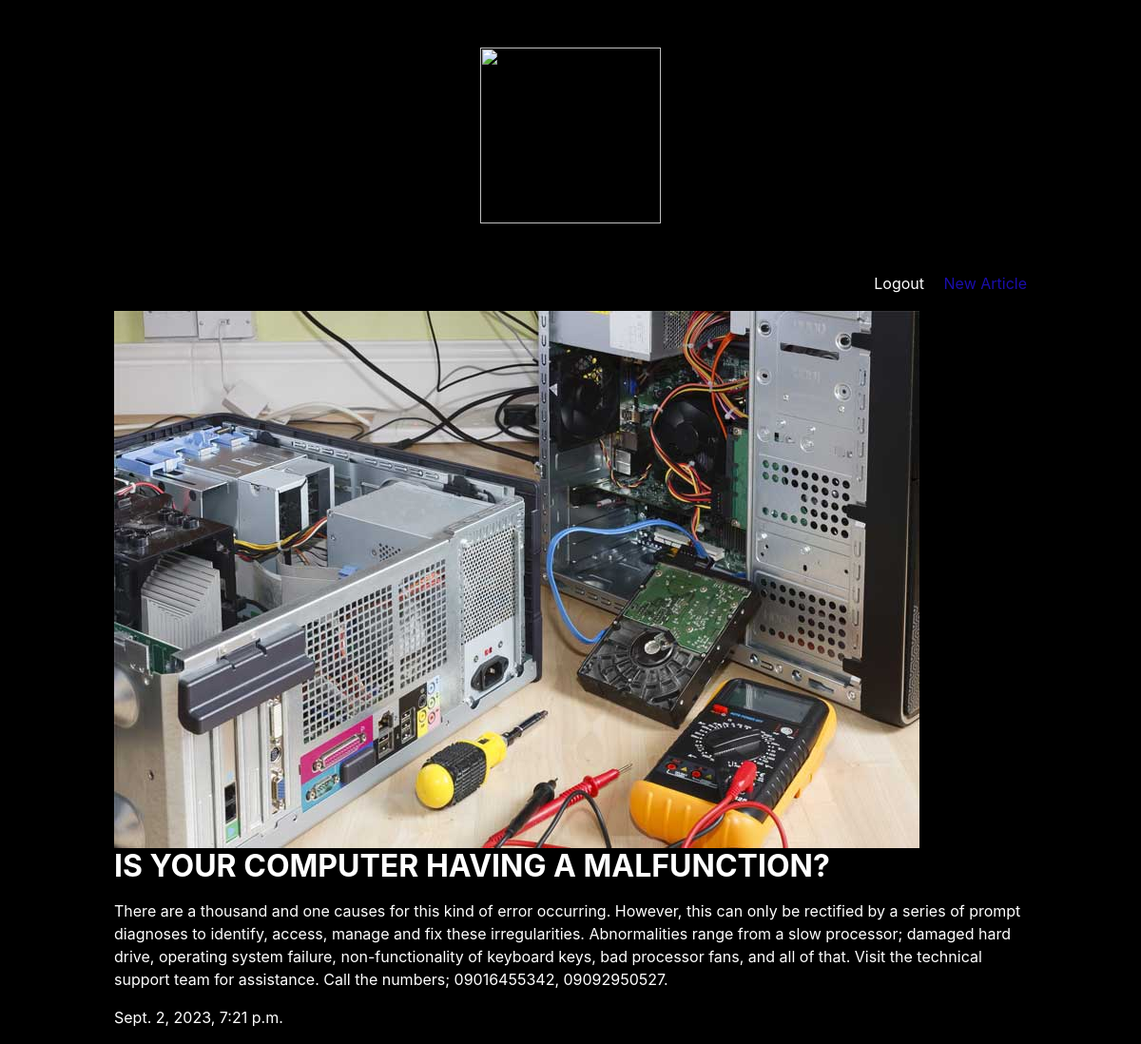
Page /articles/comp-error/ (signed in) on the committed database.
### articles/models.py (models this page shows, shortened)
class Article(models.Model):
    title = models.CharField(max_length = 100)
    slug = models.SlugField()
    body = models.TextField()
    date = models.DateTimeField(auto_now_add = True)
    thumb = models.ImageField(default = 'default.png', blank = True)
    author = models.ForeignKey(User, default=None, on_delete=models.CASCADE)

### articles/views.py (the view)
# urls.py: re_path(r'^(?P<slug>[-\w]+)/$', views.article_detail, name = 'detail'),
def article_detail(request, slug):
  art = Article.objects.get(slug=slug)
  return render(request, 'articles/article_detail.html', {'art':art})

### articles/templates/articles/article_detail.html
{% extends 'base_layout.html' %}
{% block content %}
<div class='article_detail'>
    <div class='art'>
        <img src ="{{art.thumb.url}}"/>
        <h2>{{art.title}}</h2>
        <p>{{art.body}}</p>
        <p>{{art.date}}</p>
    </div>
</div>
{% endblock %}

### static/styles.css (style rules this page uses)
body { margin: 8px; background-color:black; color: white; font-family: -apple-system, BlinkMacSystemFont, "Segoe UI", Roboto, Oxygen-Sans, Ubuntu, Cantarell, "Helvetica Neue", sans-serif; font-size: 16px; line-height: 1.5; }
h1, h2, h3, h4, h5, h6 { margin-top: 0; margin-bottom: 0.5em; font-weight: bold; line-height: 1.2; }

### rows in the picture
Article: thumb (picture), title "IS YOUR COMPUTER HAVING A MALFUNCTION?", body "There are a thousand and one causes for this kind of error occurring. However, this can only be rectified by a series of prompt diagnoses to identify, access, manage and fix these irregularities. Abnormalities range from a slow processor; damaged hard drive, operating system failure, non-functionality of keyboard keys, bad processor fans, and all of that. Visit the technical support team for assistance. Call the numbers; 09016455342, 09092950527.", date "Sept. 2, 2023, 7:21 p.m."
